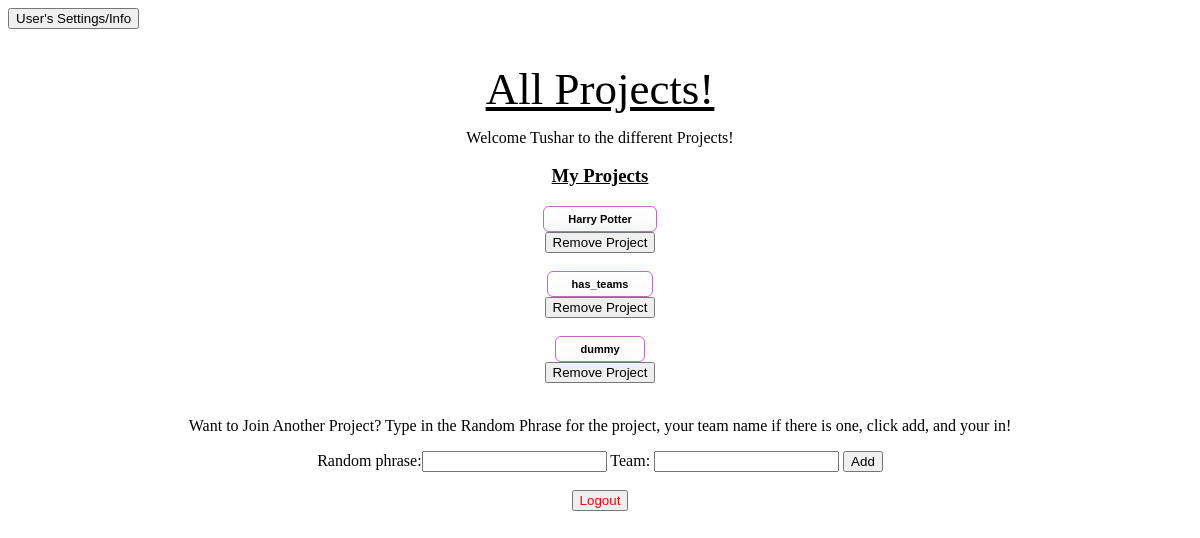
Page /quest/user_project_page/tdesai (signed in) on the earlier database version.
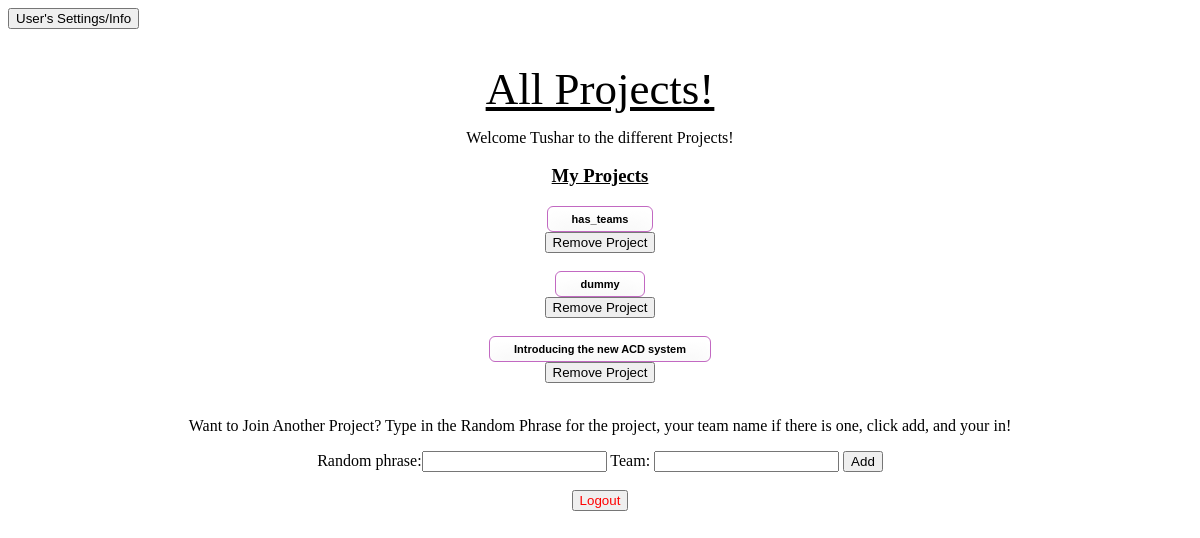
Same page on the later database version.
### quest_extension/models.py (models this page shows)
class User(models.Model):
    user_ldap = models.CharField(max_length=45)
    user_first_name = models.CharField(max_length=45)
    user_last_name = models.CharField(max_length=45)
    user_email = models.CharField(max_length=45)
    user_password = models.CharField(max_length = 45)
    user_reset_password_pin = models.CharField(max_length = 5, null=True, default = None)

class Project(models.Model):
    project_name = models.CharField(max_length=1000)
    project_description = models.CharField(max_length=1000)
    project_random_phrase = models.CharField(max_length = 255, unique = True)
    project_admin_pin = models.CharField(max_length = 255, unique = True)
    project_editable = models.BooleanField()
    project_has_teams = models.BooleanField(default = False)

### quest_extension/views.py (the view)
# urls.py: path('user_project_page/<ldap>', views.get_user_project_page),
def get_user_project_page(request, ldap):
    if not validate_user_access(request, ldap):
        return HttpResponseRedirect('/quest/user_login')
    current_user = User.objects.get(user_ldap = ldap)
    user_projects = [user_project.project for user_project in UserProject.objects.filter(user = current_user)]
    user_project_ids = [project.id for project in user_projects]
    all_other_projects = [project for project in Project.objects.all() if project.id not in user_project_ids]
    add_new_project_form = AddNewProjectForm()
    context = {'current_user': current_user,
     'user_projects': user_projects,
      'all_other_projects': all_other_projects,
      'add_new_project_form': add_new_project_form}
    return render(request, 'quest_extension/user_project_page.html', context)

### quest_extension/forms.py
class AddNewProjectForm(forms.Form):
    random_phrase = forms.CharField()

### quest_extension/logic.py (called while the page is built)
def validate_user_access(request, ldap):
    return 'current_user_ldap' in request.session and request.session['current_user_ldap'] == ldap

### quest_extension/templates/quest_extension/user_project_page.html (shortened to what this page needs)
{% load static %}
<!DOCTYPE html>
<html lang="en">
    <head>
	<link rel="stylesheet" type="text/css" href="{% static 'quest_extension/user_project_page_style.css' %}">
    </head>
    <body>
    <form method='GET' action = '/quest/user_settings_info/{{current_user.user_ldap}}'>
        <button type='submit'>User's Settings/Info</button>
    </form>
    <div id = 'centered'>
        <h1>All Projects!</h1>
        <p>Welcome {{ current_user.user_first_name }} to the different Projects!</p>
        <h3> My Projects </h3>
        {% for project in user_projects %}
            <form method='GET', action = '/quest/user_home/{{ current_user.user_ldap }}/{{ project.id }}'>
                <div id= 'project_button'>
                    <button type='submit'>{{project.project_name}}</button>
                </div>
            </form>
            <form method='POST' action = '/quest/remove_user_project/{{ current_user.user_ldap }}'>
                <button onclick="return confirm('Are you sure you want to remove this project (All data submitted and all questions answered for this project will be deleted)?');" type = 'submit' name = 'remove_project' value = '{{ project.id }}'> Remove Project </button>
            </form>
            <br>
        {% endfor %}
        <p> Want to Join Another Project? Type in the Random Phrase for the project, your team name if
            there is one, click add,
            and your in!
        </p>
            <form id = 'add_new_project' method='POST' action = '/quest/add_user_project_page/{{ current_user.user_ldap }}'>
                {{ add_new_project_form }}
                Team: <input type = 'text', name = 'team'>
                <button type ='submit' name = 'project_id' value = '{{project.id}}'>Add</button>
            </form>
            <br>
            <div id= 'logout'>
            <form method='POST' action = '/quest/user_logout/{{ current_user.user_ldap}}'>
                    <button type = 'submit', name = 'logout'>Logout</button>
                </form>
            </div>
        </div>
    </body>
</html>

### quest_extension/static/quest_extension/user_project_page_style.css (style rules this page uses)
#centered { text-align: center; }
h1 { padding-top: 3%; text-decoration: underline; color: black; font-family: 'Trocchi', serif; font-size: 45px; font-weight: normal; line-height: 48px; margin: 0; }
h3 { text-decoration: underline; }
input { display: inline-block; }
#logout button { color:red; }
#project_button button { -moz-box-shadow:inset 0px 5px 23px 0px #ffffff; -webkit-box-shadow:inset 0px 5px 23px 0px #ffffff; box-shadow:inset 0px 5px 23px 0px #ffffff; background:-webkit-gradient(linear, left top, left bottom, color-stop(0.05, #ffffff), color-stop(1, #f6f6f6)); background:-moz-linear-gradient(top, #ffffff 5%, #f6f6f6 100%); background:-webkit-linear-gradient(top, #ffffff 5%, #f6f6f6 100%); background:-o-linear-gradient(top, #ffffff 5%, #f6f6f6 100%); background:-ms-linear-gradient(top, #ffffff 5%, #f6f6f6 100%); background:linear-gradient(to bottom, #ffffff 5%, #f6f6f6 100%); filter:progid:DXImageTransform.Microsoft.gradient(startColorstr='#ffffff', endColorstr='#f6f6f6',GradientType=0); background-color:#ffffff; -moz-border-radius:6px; -webkit-border-radius:6px; border-radius:6px; border:1.5px solid #c269c2; display:inline-block; cursor:pointer; color:black; font-family:Arial; font-size:11px; font-weight:bold; padding:6px 24px; text-decoration:none; }

Differences in the rows shown:
no longer on this page (row edited): Project: project_name "Harry Potter", {{ project.id }} 12 (drawn)
now on this page (row edited): Project: project_name "Introducing the new ACD system", {{ project.id }} 76 (drawn)
